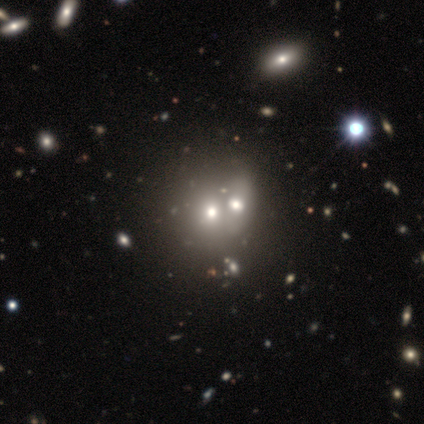
#> input picture J000000.80+004200.0.png, 424 x 424 px
$ python Single_Image_Redshift.py
#> lines starting #> are read from the running program, lines starting #| are printed output that depends on the picture
### redshifting.py
import sys
import numpy as np
from scipy.ndimage import convolve
from scipy.interpolate import interpn
import astropy.convolution as conv
from astropy.cosmology import FlatLambdaCDM
import astropy.units as u
from matplotlib import pyplot as plt
from PIL import Image
from numpy import asarray

cosmo = FlatLambdaCDM(H0=70 * u.km / u.s / u.Mpc, Tcmb0=2.725 * u.K, Om0=0.3)
Im = Image.open("J000000.80+004200.0.png")
#> Im is the input picture: PIL image 424x424 RGB; mean R, G, B 28.1, 25.9, 24.8
numpy_data = asarray(Im)

def print_hello():
    return 'world'

def main():
    scale = process('input') #defines the name of the input image file
    process('target', scale) #defines the name of the target image file and gives a scaling factor


# [85 lines left out: functions process, observe_gals, add_noise, test_plot, not called in this run]


def convolve_psf(images, seeing):
    # We can apply convolution to all the images simultaneously
    # if the seeing is the same across all images
    # See tests at https://gist.github.com/19e446a494fbe5b5ad4c4384c23a55a9
    stdev = seeing / 2.354
    psf = conv.Gaussian2DKernel(stdev)
    psf = psf.array[None, ..., None]
    images = convolve(images, psf, mode='constant')
    return images


# [6 lines of commented-out code are left out]


# [8 lines left out: function rebinning, not called in this run]


def zoom_contents(image, scale, image_axes=[0, 1], method='linear', conserve_flux=True, fill_value=0):
    # Resize contents of image relative to fixed image size using interpolation
#> called with scale = 0.75, method = 'nearest', conserve_flux = False, fill_value = 0
    in_coords = [np.arange(s) - (s - 1) / 2 for s in image.shape]
    out_coords = np.array(np.meshgrid(*in_coords, indexing='ij'))
    # match shape of input scale to allow broadcasting
    scale = np.atleast_1d(scale)
    scale = scale.reshape(scale.shape + (1,) * (image.ndim - scale.ndim))
#> scale = [0.75]
    out_coords[image_axes] /= scale
    out_coords = np.transpose(out_coords)
    output = interpn(in_coords, image, out_coords,
                     method=method, bounds_error=False, fill_value=fill_value)
    output = output.T
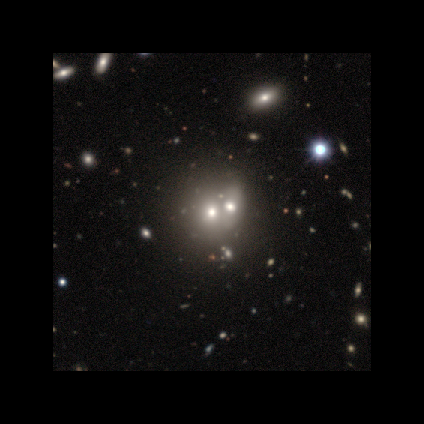
#> output: shape (424, 424, 3) float64; mean of channels 0, 1, 2 15.8, 14.6, 13.9; drawn as R, G, B
    if conserve_flux:
        output /= scale**2
    return output


# [22 lines left out: functions add_shot_noise, add_background, not called in this run]


# [2 lines that do not run on import are left out]

### Single_Image_Redshift.py
import sys
import numpy as np
from scipy.ndimage import convolve
from scipy.interpolate import interpn
import astropy.convolution as conv
from astropy.cosmology import FlatLambdaCDM
import astropy.units as u
from matplotlib import pyplot as plt
from PIL import Image
from numpy import asarray
import redshifting

if __name__ == '__main__':

    cosmo = FlatLambdaCDM(H0=70 * u.km / u.s / u.Mpc, Tcmb0=2.725 * u.K, Om0=0.3)

    Im = Image.open("J000000.80+004200.0.png")
    galaxy_Im = asarray(Im)

    #Zooming
    zoom_output = redshifting.zoom_contents(galaxy_Im, scale=0.75, image_axes=[0, 1], conserve_flux=False, method='nearest')
    zoomed_pic = Image.fromarray(((1 - zoom_output)* 255).astype(np.uint8))
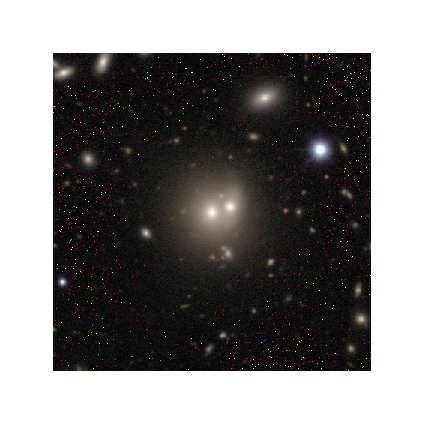
#> zoomed_pic: PIL image 424x424 RGB; mean R, G, B 127.9, 126.1, 125.5

    #Convolution
    pre_convolved = np.expand_dims(zoomed_pic, axis=0)

    convolve_output = redshifting.convolve_psf(pre_convolved, seeing=3.5) #Contorl seeing here
    convolve_output = convolve_output.squeeze()
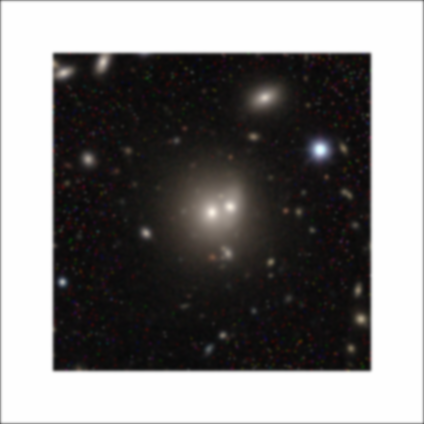
#> convolve_output: shape (424, 424, 3); mean of channels 0, 1, 2 125.9, 124, 123.4; drawn as R, G, B
    convolved_pic = Image.fromarray(((1 - convolve_output)* 255).astype(np.uint8))

    #Noise
    #TBD

    convolved_pic.save(f'First_attempt_zoomed_and_convolved.png')

$ run again, with FITS_data_image.png copied over J000000.80+004200.0.png
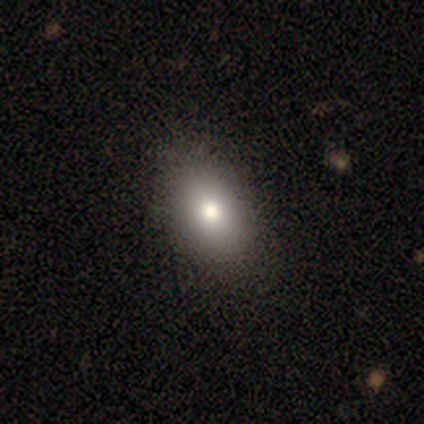
#> input picture FITS_data_image.png, 424 x 424 px
#> Im is the input picture: PIL image 424x424 RGB; mean R, G, B 27.4, 25.2, 24.2
#> in zoom_contents, `output = output.T`:
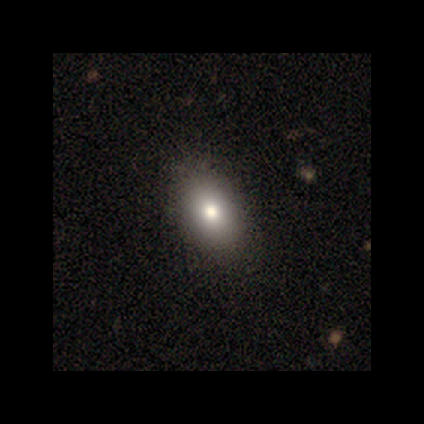
#> output: shape (424, 424, 3) float64; mean of channels 0, 1, 2 15.4, 14.2, 13.6; drawn as R, G, B
#> `convolve_output = convolve_output.squeeze()`:
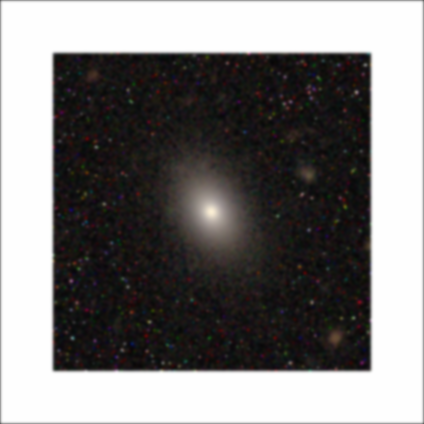
#> convolve_output: shape (424, 424, 3); mean of channels 0, 1, 2 126.3, 124.3, 123.7; drawn as R, G, B
